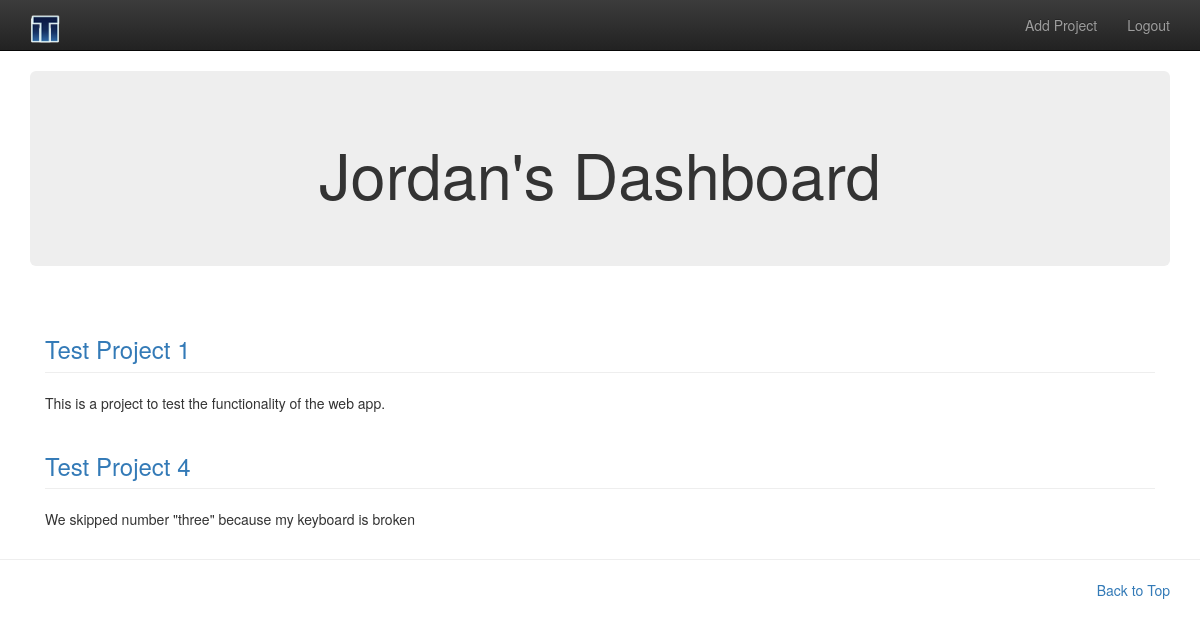
Before: //dashboard/ (signed in) with the older database file.
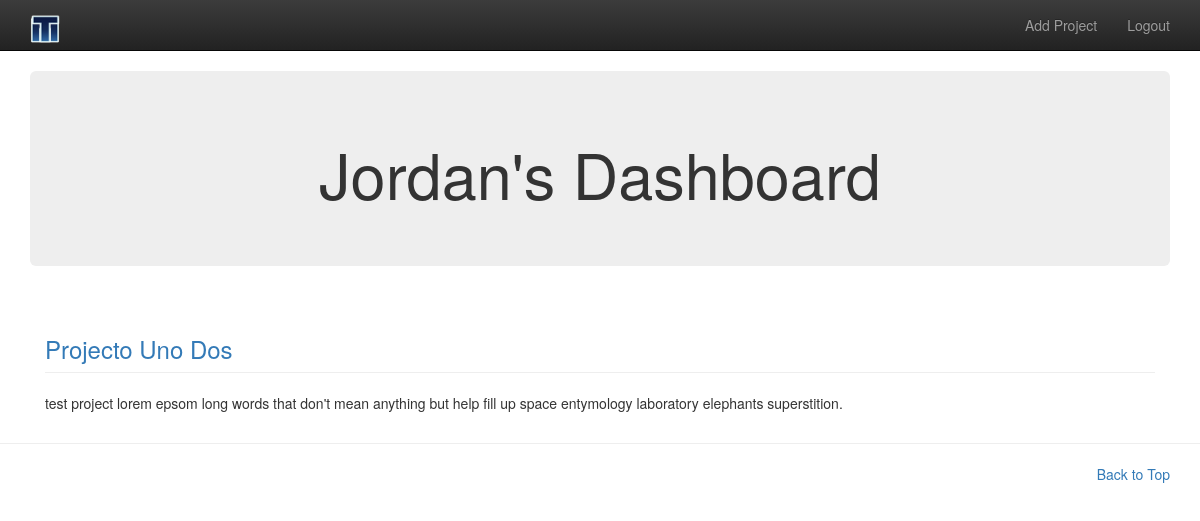
After: the same page with the newer database file.
### taskmaster_app/models.py (models this page shows, shortened)
class Project(models.Model):
    title = models.CharField(max_length=200, unique=True)
    slug = models.SlugField(max_length=200,default='slug_placeholder')
    description = models.TextField()
    date_created = models.DateTimeField(auto_now_add=True)
    last_modified = models.DateTimeField(auto_now=True, default=timezone.now())
    resources = models.ManyToManyField('Resource', related_name='projects')

### taskmaster_app/views.py (the view)
@login_required(login_url='/')
def dashboard(request):
    resource = Resource.objects.get(user=request.user)
    projects = resource.projects.all()
    tasks = resource.tasks.all()
    return render(request, 'taskmaster_app/dashboard.html',{'resource':resource,'projects':projects, 'tasks':tasks})

### templates/taskmaster_app/dashboard.html (shortened to what this page needs)
{% extends 'base.html' %}
{% load static %}
{% block body %}
<div class="jumbotron">
    <h1 align="center">{{resource.user.first_name}}'s Dashboard</h1>
</div>
<div class="col-md-12">
    {% if projects %}
        {% for project in projects %}
            <h3 class="page-header"><a href="{% url 'taskmaster_app:project_view' project=project.slug %}?id={{project.id}}">{{project.title}}</a></h3>
            {{project.description|linebreaks}}
        {% endfor %}
    {% else %}
        <div class="alert alert-warning" align="center">
            <h3>You have been not assigned to any Projects yet.</h3>
        </div>
    {% endif %}
</div>
{% endblock body %}

Changed rows visible on the page:
no longer on this page (row edited): Project: title "Test Project 1", description "This is a project to test the functionality of the web app."
removed Project: title "Test Project 4", description "We skipped number \"three\" because my keyboard is broken"
now on this page (row edited): Project: title "Projecto Uno Dos", description "test project lorem epsom long words that don't mean anything but help fill up space entymology laboratory elephants superstition."
